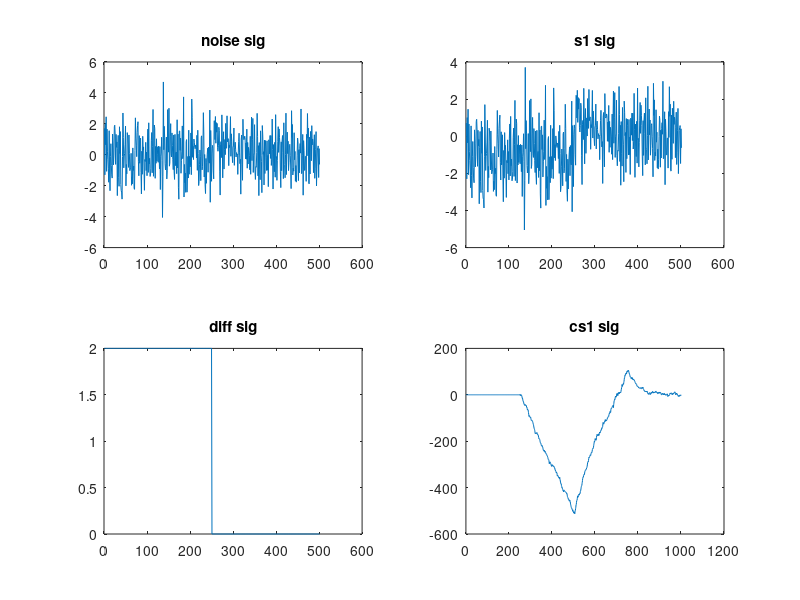

Recreate this plot in MATLAB.
clc;
T=input('enter the value of T')
a=input('enter no of inputs')
for b=1:a
t=input('enter the signal')
if(t==1)
    [m,n]=size(x)
    t=0:0.01:T;    
    x=rectpuls(t,T);
    [m,n]=size(x);
    k=wgn(m,n,2);
    subplot(2,2,1);
    plot(k);
    title('noise sig');
    s1=x+k;
    subplot(2,2,2);
    plot(s1);
    title('s1 sig');
    y=-x;
    z=x-y;
    subplot(2,2,3);
    plot(z);
    title('diff sig');
else    
    t=0:0.01:T;
    x=rectpuls(t,T);
    y=-x;
    [m,n]=size(x)
    k=wgn(m,n,2);
    subplot(2,2,1);
    plot(k);
    title('noise sig');
    s1=y+k;
    subplot(2,2,2);
    plot(s1);
    title('s1 sig');
    z=x-y;
    subplot(2,2,3);
    plot(z);
    title('diff sig');
end
j=xcorr(s1,z);
subplot(2,2,4);
plot(j);
title('cs1 sig');
c1=max(j)
if(c1<0)
    c1=-c1;
end
c2=min(j)
if(c2<0)
    c2=-c2;
end
if(c1>c2)
    disp('the input is positive signal');
else
    disp('the i/p is neg sig');
end
end


